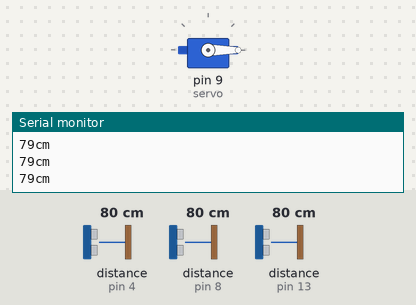
Recording of a sketch running on a simulated Arduino Uno, built with avr-gcc and run on an emulated ATmega328P. Shown: servo, the last lines printed to the serial monitor. Wiring (inferred from the names in the program): 3 × ultrasonic range finder: trigger pin 2, echo pin 4 / trigger pin 7, echo pin 8 / trigger pin 12, echo pin 13. Inputs (shaded band) come from the test bench; at power-on: distance to the obstacle (sensors on pin 4, pin 8, pin 13) 80 cm. The echo pulse lasts 58.3 µs per cm.

Above: at 2.8 s.
2.9 s: distance to the obstacle (sensor on pin 4) set to 34 cm
5.6 s: distance to the obstacle (sensor on pin 4) set to 27 cm
At 7.1 s:
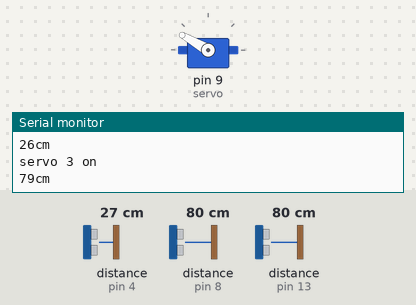
8.3 s: distance to the obstacle (sensor on pin 8) set to 33 cm
11.2 s: distance to the obstacle (sensor on pin 8) set to 29 cm
At 13.1 s:
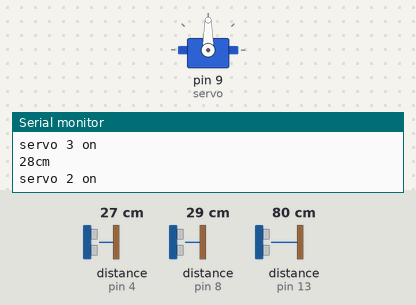
17.2 s: distance to the obstacle (sensor on pin 13) set to 2 cm
23.2 s: distance to the obstacle (sensor on pin 13) set to 35 cm
Timing chart, 0 to 26.2 s (numbered marks = the images above; inputs shaded):
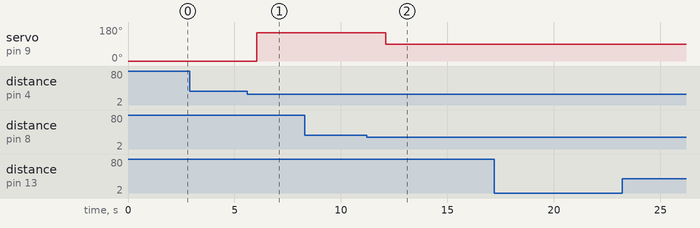

Measured:
- the behaviour switches between 31 and 30 cm on distance to the obstacle (sensor on pin 4) (found by bisection; images 0 and 1)
- the behaviour switches between 31 and 30 cm on distance to the obstacle (sensor on pin 8) (found by bisection; images 1 and 2)
- after the input at 5.6 s, servo on pin 9 (servo): 0° → 150° after 0.45 s
- after the input at 11.2 s, servo on pin 9 (servo): 150° → 90° after 0.89 s

The sketch:

Autotracker.ino
```cpp
int trigPin = 12;
int echoPin = 13;
int trigPin2 = 2;
int echoPin2 = 4;
int trigPin3 = 7;
int echoPin3 = 8;
#include<Servo.h>
Servo servo;

void setup() {
  Serial.begin (115200);
  pinMode(trigPin, OUTPUT);
  pinMode(echoPin, INPUT);
  pinMode(trigPin2, OUTPUT);
  pinMode(echoPin2, INPUT);
  pinMode(trigPin3, OUTPUT);
  pinMode(echoPin3, INPUT);

  servo.attach(9);
  servo.write(0);
}

void loop() {
  int duration, distance;
  digitalWrite (trigPin, HIGH);
  delayMicroseconds (10);
  digitalWrite (trigPin, LOW);
  duration = pulseIn (echoPin, HIGH);
  distance = (duration/2) / 29.1;

      Serial.print(distance);
      Serial.print("cm");
      Serial.println();

  if (distance < 30) {  // Change the number for long or short distances.
    servo.write(30);
    Serial.println("servo 1 on ");
  }

    int duration2, distance2;
    digitalWrite (trigPin2, HIGH);
    delayMicroseconds (10);
    digitalWrite (trigPin2, LOW);
    duration = pulseIn (echoPin2, HIGH);
    distance2 = (duration/2) / 29.1;

      Serial.print(distance2);
      Serial.print("cm");
      Serial.println();

    if (distance2 < 30) {  // Change the number for long or short distances.
    servo.write(150);
    Serial.println("servo 3 on ");
  }

    int duration3, distance3;
    digitalWrite (trigPin3, HIGH);
    delayMicroseconds (10);
    digitalWrite (trigPin3, LOW);
    duration = pulseIn (echoPin3, HIGH);
    distance3 = (duration/2) / 29.1;

      Serial.print(distance3);
      Serial.print("cm");
      Serial.println();

    if (distance3 < 30) {  // Change the number for long or short distances.
    servo.write(90);
    Serial.println("servo 2 on ");
  }


  Serial.println();
  delay(2000);

  }
```
